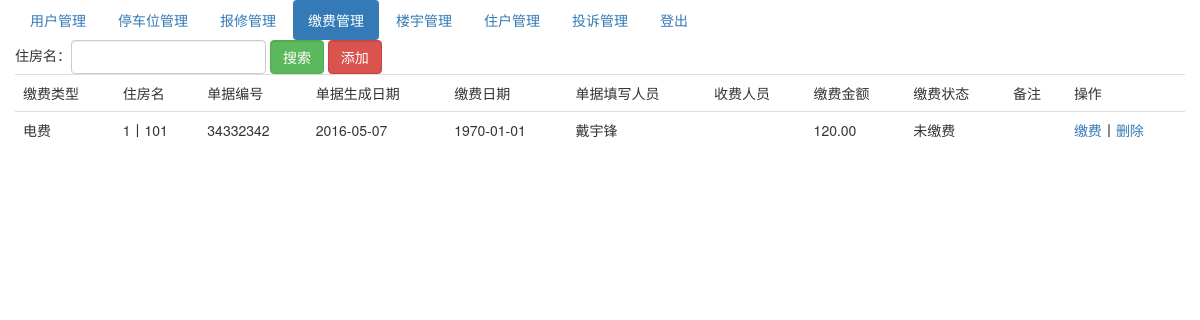
Screenshot of /index.php/charge_admin with the database file from the repository.
### tables this page shows
CREATE TABLE IF NOT EXISTS `charge` (
  `charge_id` int(10) NOT NULL AUTO_INCREMENT,
  `type_id` int(10) NOT NULL COMMENT '缴费类型ID',
  `house_id` int(10) NOT NULL,
  `invoiceNum` varchar(255) NOT NULL COMMENT '单据编号',
  `createTime` int(10) NOT NULL COMMENT '单据生成日期',
  `paymentTime` int(10) NOT NULL COMMENT '缴费日期',
  `handleName` varchar(255) NOT NULL COMMENT '单据填写人员姓名',
  `chargeName` varchar(255) NOT NULL COMMENT '收费人员姓名',
  `paymentMoney` decimal(10,2) NOT NULL COMMENT '缴费金额',
  `status` tinyint(4) NOT NULL DEFAULT '10' COMMENT '缴费状态 10未缴费 20已缴费',
  `remark` varchar(255) NOT NULL COMMENT '备注',
  PRIMARY KEY (`charge_id`)
);

### application/controllers/Charge_admin.php (called while the page is built, shortened)
<?php
class Charge_admin extends CI_Controller{
    public function __construct()
    {
        $this->load->helper('url_helper');
        $this->load->library('session');
    }
    public function index(){
        $this->load->model('charge_model');
        $this->load->model('house_model');
        $condition=array();
        $charge_list=$this->charge_model->getChargeList($condition);
        foreach($charge_list as $key=>$value){
            $type_info=$this->charge_model->getTypeInfoById($value['type_id']);
            $charge_list[$key]['type_name']=$type_info['type_name'];
            $house_info=$this->house_model->getHouseInfo(array('house_id'=>$value['house_id']));
            $charge_list[$key]['house_name']=$house_info['house_name'];
        }
        $data=array();
        $data['charge_list']=$charge_list;
        $this->load->view('templates/header_admin',$data);
        $this->load->view('charge_index_admin',$data);
    }
}

### index.php (called while the page is built, shortened)
<?php
require_once BASEPATH.'core/CodeIgniter.php';

### application/models/Charge_model.php (called while the page is built, shortened)
<?php
class Charge_model extends CI_Model{
    public function getChargeList($condition=array())
    {
        $query=$this->db->get_where('charge',$condition);
        return $query->result_array();
    }
    public function getTypeInfoById($type_id)
    {
        $query = $this->db->get_where('charge_type',array('type_id'=>$type_id));
        return $query->row_array();
    }
}
?>

### application/models/House_model.php (called while the page is built, shortened)
<?php
class House_model extends CI_Model{
    public function getHouseInfo($condition){
        $query = $this->db->get_where('house',$condition);
        return $query->row_array();
    }
}
?>

### application/views/charge_index_admin.php (the view, shortened to what this page needs)
<div class="container">
    <div class="row">
        <ul class="nav nav-pills">
            <li role="presentation"><a href="/index.php/member_admin/index">用户管理</a></li>
            <li role="presentation"><a href="/index.php/carport_admin/index">停车位管理</a></li>
            <li role="presentation"><a href="/index.php/repair_admin/index">报修管理</a></li>
            <li role="presentation" class="active"><a href="/index.php/charge_admin/index">缴费管理</a></li>
            <li role="presentation"><a href="/index.php/building_admin/index">楼宇管理</a></li>
            <li role="presentation"><a href="/index.php/house_admin/index">住户管理</a></li>
            <li role="presentation"><a href="/index.php/complain_admin/index">投诉管理</a></li>
            <li role="presentation"><a href="/index.php/Welcome/logout">登出</a></li>
        </ul>
    </div>
    <div class="row">
        <form method="get" class="form-inline" action="/index.php/Charge_admin/index">
            <div class="form-group">住房名：<input type="text" class="form-control" name="house_name"></div>
            <div class="form-group"><input type="submit" class="form-control btn-success" value="搜索"></div>
            <div class="form-group"><a class="form-control btn-danger" href="/index.php/Charge_admin/add">添加</a></div>
        </form>
    </div>
    <div class="row">
        <table class="table">
            <tr>
                <td>缴费类型</td>
                <td>住房名</td>
                <td>单据编号</td>
                <td>单据生成日期</td>
                <td>缴费日期</td>
                <td>单据填写人员</td>
                <td>收费人员</td>
                <td>缴费金额</td>
                <td>缴费状态</td>
                <td>备注</td>
                <td>操作</td>
            </tr>
            <?php foreach($charge_list as $value){ ?>
                <tr>
                    <td><?php echo $value['type_name']; ?></td>
                    <td><?php echo $value['house_name']; ?></td>
                    <td><?php echo $value['invoiceNum']; ?></td>
                    <td><?php echo date('Y-m-d',$value['createTime']); ?></td>
                    <td><?php echo date('Y-m-d',$value['paymentTime']); ?></td>
                    <td><?php echo $value['handleName']; ?></td>
                    <td><?php echo $value['chargeName']; ?></td>
                    <td><?php echo $value['paymentMoney']; ?></td>
                    <td><?php if($value['status']==10){echo '未缴费';}elseif($value['status']==20){echo '已缴费';}  ?></td>
                    <td><?php echo $value['remark']; ?></td>
                    <td><?php if($value['status']==10){ ?><a href="/index.php/Charge_admin/showEdit?charge_id=<?php echo $value['charge_id']; ?>">缴费</a>丨<?php } ?><a href="/index.php/Charge_admin/delete?charge_id=<?php echo $value['charge_id']; ?>">删除</a></td>
                </tr>
            <?php } ?>
        </table>
    </div>
</div>

### rows the page displays
charge: type_name "电费", house_name "1丨101", invoiceNum "34332342", createTime "2016-05-07", paymentTime "1970-01-01", handleName "戴宇锋", paymentMoney "120.00", status "未缴费"
